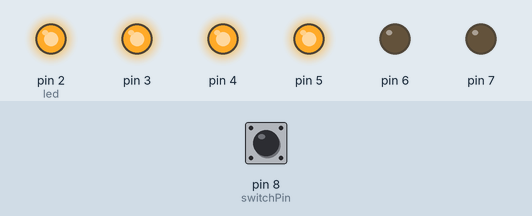
A sketch run on a simulated Arduino Uno, built with avr-gcc and run on an emulated ATmega328P. Shown: output pins drawn as LEDs (lit = HIGH). Inputs (shaded band) come from the test bench; at power-on: pin 8 (switchPin) LOW.

Above: at 9.4 s.
9.5 s: pin 8 (switchPin) pulled HIGH for 1 s
At 11.4 s:
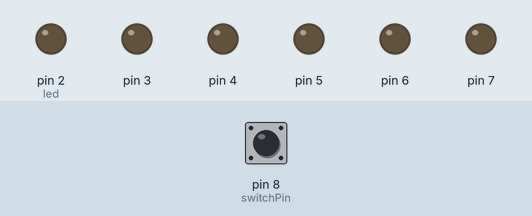
26.8 s: pin 8 (switchPin) pulled HIGH for 3.2 s
At 27.9 s:
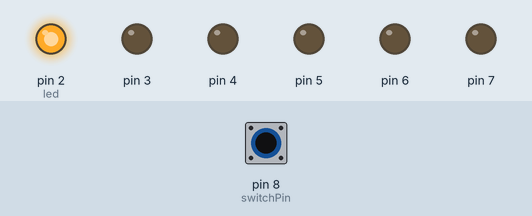
Timing chart, 0 to 42.3 s (numbered marks = the images above; inputs shaded):
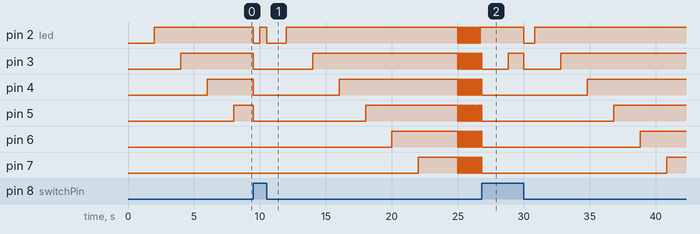

The sketch:

_08_-_Hourglass.ino
```cpp
const int switchPin = 8;
int switchState = 0;
int prevSwitchState = 0;

unsigned long previousTime = 0;
int led = 2;
bool flash = false;

void setup() {
  for(int i=2; i<8; ++i) {
    pinMode(i, OUTPUT);
  }
  pinMode(switchPin, INPUT);
}

void loop() {
  switchState = digitalRead(switchPin);
  if(switchState != prevSwitchState) {
    prevSwitchState = switchState;
    led = 2;
    for(int i=2; i<8; ++i) {
      digitalWrite(i, LOW);
      flash = false;
    }
  }

  if(flash) {
    int setTo;
    if(digitalRead(7) == HIGH) {
      setTo = LOW;
    } else {
      setTo = HIGH;
    }
    for(int i=2; i<8; ++i) {
      digitalWrite(i, setTo);
    }
    delay(100);
    return;
  }

  unsigned long currentTime = millis();

  if(currentTime - previousTime > 2000) {
    previousTime = currentTime;
    if(led > 7) {
      delay(1000);
      flash = true;
    } else {
      digitalWrite(led++, HIGH);
    }
  }
}
```
